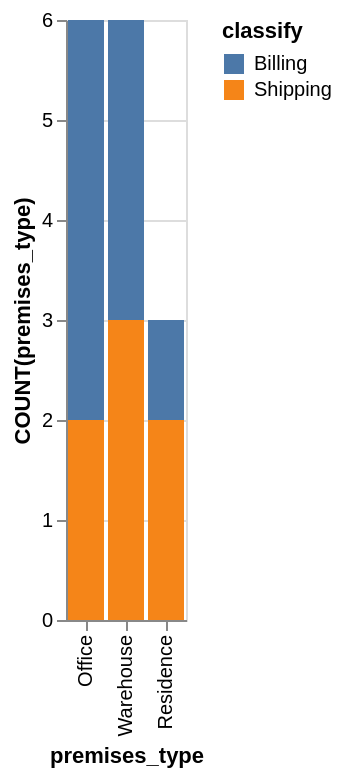

The specification (Vega-Lite) saved for this image:
### Vega-Lite specification from a JSON file in a GitHub repository (floating-point values rounded to 4 significant figures)
{"data": {"values": [{"x_data": "Office", "y_data": 4, "classify": "Billing"}, {"x_data": "Residence", "y_data": 1, "classify": "Billing"}, {"x_data": "Warehouse", "y_data": 3, "classify": "Billing"}, {"x_data": "Office", "y_data": 2, "classify": "Shipping"}, {"x_data": "Residence", "y_data": 2, "classify": "Shipping"}, {"x_data": "Warehouse", "y_data": 3, "classify": "Shipping"}]}, "mark": "bar", "encoding": {"x": {"field": "x_data", "type": "nominal", "title": "premises_type", "sort": {"op": "sum", "field": "y_data", "order": "descending"}}, "y": {"field": "y_data", "type": "quantitative", "title": "COUNT(premises_type)"}, "color": {"field": "classify"}}}
